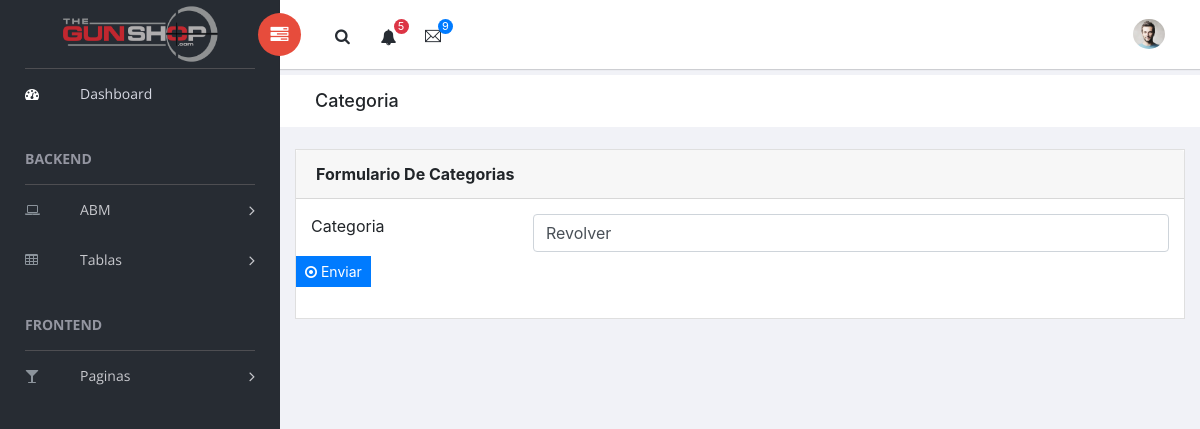
The app's page /tp7/form-categoria.php?id=3, older data.
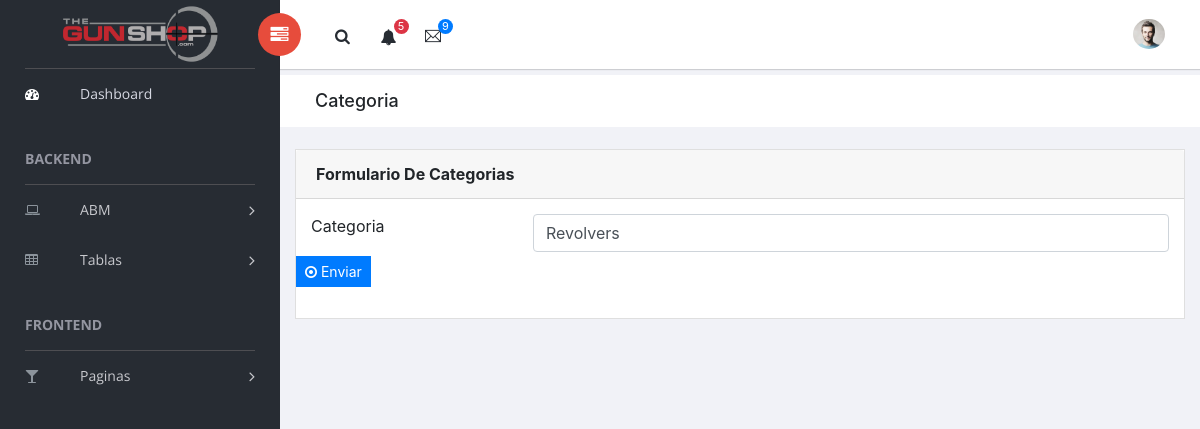
The same page, newer data.
### tables this page shows
CREATE TABLE IF NOT EXISTS `categorias` (
  `idCategoria` int(11) NOT NULL AUTO_INCREMENT,
  `nombreCategoria` varchar(50) NOT NULL,
  PRIMARY KEY (`idCategoria`)
);

### tp7/dao/categoria.php (called while the page is built, shortened)
<?php
class CategoriaDao {
    public static function ObtenerPorID($id)
    {
        $cat = new Categoria();
        $params = array
        (
            ":id" => $id
        );
        $DBH = new PDO("mysql:host=127.0.0.1;dbname=sistema", "root", "");
		$query = 'SELECT * FROM categorias where idCategoria = :id';
		$STH = $DBH->prepare($query);
        $STH->setFetchMode(PDO::FETCH_ASSOC);
        $STH->execute($params);
        if ($STH->rowCount() > 0)
        {
            $row = $STH->fetch();
            $cat->idCategoria = $row['idCategoria'];
            $cat->nombreCategoria = $row['nombreCategoria'];
        }
        return $cat;
    }
}
?>

### tp7/form-categoria.php (the view, shortened to what this page needs)
<?php
include_once ($_SERVER["DOCUMENT_ROOT"] . '/shopguns/tp7/dao/categoria.php');
if (isset($_GET["id"])&&$_GET["id"] != 0){
    $resultado = CategoriaDao::ObtenerPorID($_GET["id"]);
} else {
    $resultado = new categoria();
}
?>
<!doctype html>
<html class="no-js" lang="en">
<head>
</head>
<body>
    <div id="right-panel" class="right-panel">
        <div class="breadcrumbs">
            <div class="col-sm-4">
                <div class="page-header float-left">
                    <div class="page-title">
                        <h1>Categoria</h1>
                    </div>
                </div>
            </div>
            <div class="col-sm-8">
                <div class="page-header float-right">
                </div>
            </div>
        </div>
        <div class="content mt-3">
            <div class="animated fadeIn">
                <div class="row">
                    <div class="col-lg-12">
                        <div class="card">
                            <div class="card-header">
                                <strong>Formulario De Categorias</strong>
                            </div>
                            <div class="card-body card-block">
                                <form  id="formulario" class="form-horizontal">
                                    <div class="row form-group">
                                        <div class="col col-md-3"><label for="text-input" class=" form-control-label">Categoria</label></div>
                                      <div class="col-12 col-md-9"><input type="text" id="nombre" name="nombre" placeholder="Categoria" class="form-control" value="<?php echo $resultado->nombreCategoria; ?>"  >
                                        <small class="form-text text-muted"></small></div>
                                        <button value="Enviar" onclick="Validar();" type="button" class="btn btn-primary btn-sm" >
                                        <i class="fa fa-dot-circle-o"  ></i> Enviar
                                        </button>
                                    </div>
                                </form>
                            </div>
                        </div>
                    </div>
                </div>
</body>
</html>

Row changes from the older to the newer data that the page shows:
changed categorias: nombre "Revolver" → "Revolvers"
